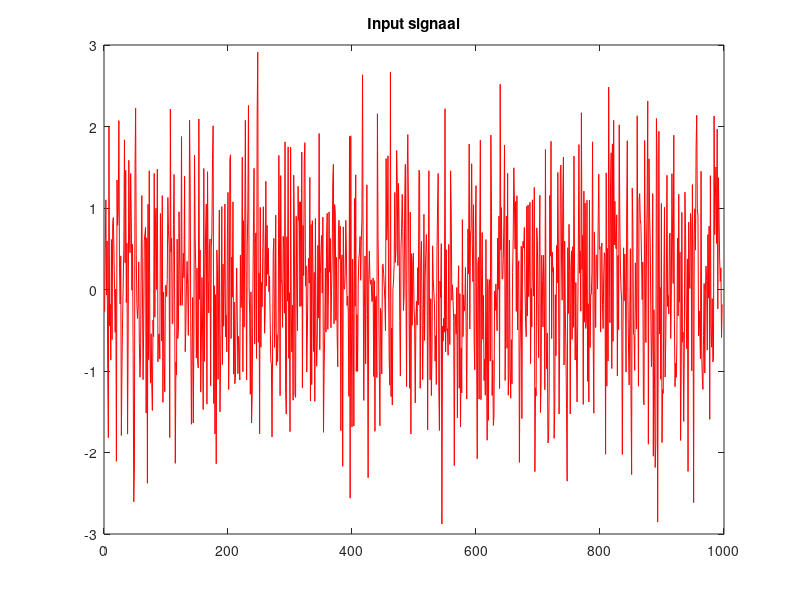

Source code (MATLAB): (Note: this script raises an error after producing the figure.)
clear variables
close all

%%%%%%%%%%%%%%%%%%%%%%%%%%%%%%%%%%%%%%%%%%%%%%%%%%%
% Initialisatie van het probleem. (bepaal input u).
%%%%%%%%%%%%%%%%%%%%%%%%%%%%%%%%%%%%%%%%%%%%%%%%%%%
F = 20;         % Frequentie
Fs = 1000;      % Sample frequentie
T = 1/Fs;       % Sample periode
L = 1000;       % Lengte van signaal
t = (0:L-1)*T;  % Tijdsvector


% White noise
u = randn(1000,1);

% Zero input signal
% u = zeros(1000,1);


% Colored noise
% sigma_u = 0.5;
% u = randn(1000,1);
% u = sigma_u*u;
% [b_butter, a_butter] = butter(4,0.2,'high');
% u = filter(b_butter,a_butter,u);

% Sinus wave
% u = sin(2*pi*F*t');

% Step function
% u = ones(1000,1);
%u(1) = 0;

% Impulse function
% u = zeros(1000,1);
% u(1) = 1;



index = u<=3;
u = u(index);
index = u>=-3;
u = u(index);

% Plot input signal
figure();
plot(u,'r');
title('Input signaal');
hold off

%%%%%%%%%%%%%%%%%%%%%%%%%%%%%%%%%%%%%%%%%%%%%%%%%%%
% Experiment + output (y);
%%%%%%%%%%%%%%%%%%%%%%%%%%%%%%%%%%%%%%%%%%%%%%%%%%%
y = exercise2(u);
%poly = spline(u,y);

% figure()
plot(y,'r');
title('Output signaal');
%%%%%%%%%%%%%%%%%%%%%%%%%%%%%%%%%%%%%%%%%%%%%%%%%%%
% Preprocessing
%%%%%%%%%%%%%%%%%%%%%%%%%%%%%%%%%%%%%%%%%%%%%%%%%%%
% Preprocessing stap 1: Verwijderen pieken).
y1 = pkshave(y, [25,35], 1);

% Preprocessing stap 3: Laagdoorlaat filter om hoogfrequente ruis
% te elimineren.
b = ones(1,2)/2;
y2 = filtfilt(b,1,y1);

% Preprocessing stap 2: Verwijderen van trends.
y = detrend(y2);

% Bekijk de kwaliteit in mate van standaarddeviatie
arx_std = std(y)/std(u);

figure()
plot(y1,'b');
hold on
plot(y,'r');
legend('pkshave','detrend');
title('Output signaal, gedetrend en pkshaved');


%%%%%%%%%%%%%%%%%%%%%%%%%%%%%%%%%%%%%%%%%%%%%%%%%%%
% Identificeren van model
%%%%%%%%%%%%%%%%%%%%%%%%%%%%%%%%%%%%%%%%%%%%%%%%%%%
% FFT 
Y = fft(y);
P2 = abs(Y/L);
P1 = P2(1:L/2+1);
P1(2:end-1) = 2*P1(2:end-1);
f = Fs*(0:(L/2))/L;

% Plot figure
figure
plot(f,P1)
title('Single-Sided Amplitude Spectrum of X(t)')
xlabel('f (Hz)')
ylabel('|P1(f)|')
xlim([0 100]);
hold off

% Verschillende modellen
% sysarx = arx_model(u,y);
% sysarmax = armax_model(u,y);
sysoe = oe_model(u,y);
% sysbj = bj_model(u,y);

% Kijk na hoe correct deze modellen gefit worden d.m.v. het fit rapport;

% arx_fit = sysarx.Report.Fit.FitPercent;
% armax_fit = sysarmax.Report.Fit.FitPercent;
oe_fit = sysoe.Report.Fit.FitPercent;
% bj_fit = sysbj.Report.Fit.FitPercent;

% Plot de verschillende opties
% figure()
% bar(1,arx_fit )
% hold on
% bar(2,armax_fit)
% hold on
% bar(3,oe_fit)
% hold on
% bar(4,bj_fit)
% title('Verschillende fit opties');
% ylabel('Procentuele fitting');
% legend('arx', 'armax', 'oe', 'bj');
% ylim([0 100]);

%%%%%%%%%%%%%%%%%%%%%%%%%%%%%%%%%%%%%%%%%%%%%%%%%%%
% Valideren van model
%%%%%%%%%%%%%%%%%%%%%%%%%%%%%%%%%%%%%%%%%%%%%%%%%%%

% Simulatie doormiddel van het model
% [~,arx_fit_sim,~] = compare([y u],sysarx);
% [~,armax_fit_sim,~] = compare([y u],sysarmax);
[~,oe_fit_sim,~] = compare([y u],sysoe);
% [~,bj_fit_sim,~] = compare([y u],sysbj);

% Prediction doormiddel van het model
% [~,arx_fit_pre,~] = compare([y u],sysarx,1);
% [~,armax_fit_pre,~] = compare([y u],sysarmax,1);
[~,oe_fit_pre,~] = compare([y u],sysoe,1);
% [~,bj_fit_pre,~] = compare([y u],sysbj,1);

% Residual analyses
% [E_arx, R_arx] = resid([y u], sysarx);
% [E_armax, R_armax] = resid([y u], sysarmax);
[E_oe, R_oe] = resid([y u], sysoe);
% [E_bj, R_bj] = resid([y u], sysbj);
save real_problem;
